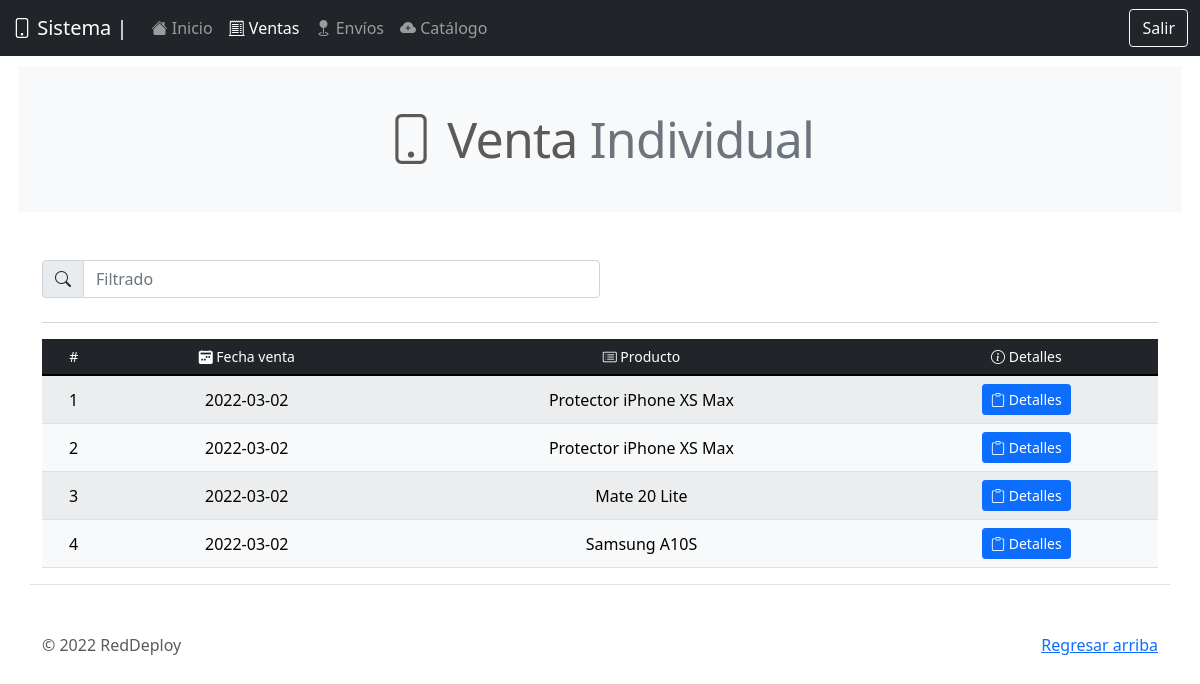
The page /be_/venta_individual.php?venta=8f3ak2ug8 on the database its author committed.
### tables this page shows
CREATE TABLE `venta_individual` (
  `id` int(11) NOT NULL,
  `producto` varchar(50) NOT NULL,
  `fecha_venta` date NOT NULL,
  `venta_gral` varchar(9) NOT NULL
);

### query/query_individual.php (called while the page is built)
<?php
include('qconn/qc.php');
$id = $_REQUEST['venta'];
    $sql = "SELECT * FROM venta_individual WHERE venta_gral = '$id' ORDER BY fecha_venta DESC LIMIT 20";
    $resultado_sql = $conn->query($sql);
?>

### be_/venta_individual.php (the view, shortened to what this page needs)
<!doctype html>
<html lang="en">
  <head>
    <link rel="stylesheet" href="https://cdn.jsdelivr.net/npm/bootstrap-icons@1.7.2/font/bootstrap-icons.css">
    <link href="../assets/dist/css/bootstrap.min.css" rel="stylesheet">
    <link href="../carousel.css" rel="stylesheet">
  </head>
  <body>
<header>
  <nav class="navbar navbar-expand-md navbar-dark fixed-top bg-dark">
    <div class="container-fluid">
      <a class="navbar-brand" href="#"><i class="bi bi-phone"></i> Sistema |</a>
      <div class="collapse navbar-collapse" id="navbarCollapse">
        <ul class="navbar-nav me-auto mb-2 mb-md-0">
          <li class="nav-item">
           <a class="nav-link" aria-current="page" href="dashboard.php"><i class="bi bi-house-fill"></i> Inicio</a>
          </li>
          <li class="nav-item">
            <a class="nav-link active" href="venta_gral.php"><i class="bi bi-receipt-cutoff"></i> Ventas</a>
          </li>
          <li class="nav-item">
            <a class="nav-link" href="envio.php"><i class="bi bi-geo-fill"></i> Envíos</a>
          </li>
          <li class="nav-item">
            <a class="nav-link" href="envio.php"><i class="bi bi-cloud-plus-fill"></i> Catálogo</a>
          </li>
        </ul>
        <form class="d-flex">
          <a href="prcd/sort.php" class="btn btn-outline-light" type="submit">Salir</a>
        </form>
      </div>
    </div>
  </nav>
</header>
<main>
  <h2 class="mb-5 bg-light p-5 text-center featurette-heading" style="margin:18px;"><i class="bi bi-phone"></i> Venta <span class="text-muted">Individual</span></h2>
<? include('../query/query_individual.php'); ?>
  <div class="container marketing mt-5 border-bottom">
  <div class="input-group mb-4 w-50">
    <span class="input-group-text" id="basic-addon1"><i class="bi bi-search"></i></span>
    <input type="text" class="form-control" placeholder="Filtrado" aria-label="Filtrado" aria-describedby="basic-addon1" id="myInput">
  </div>
  <hr>
    <table class="table  table-light table-striped mb-3 table-hover align-middle">
      <thead class="text-center table-dark align-middle">
        <tr>
          <th scope="col" class="h6"><small>#</small></th>
          <th scope="col" class="h6"><small><i class="bi bi-calendar2-week-fill"></i> Fecha venta</small></th>
          <th scope="col" class="h6"><small><i class="bi bi-card-list"></i> Producto</small></th>
          <th scope="col" class="h6"><small><i class="bi bi-info-circle"></i> Detalles</small></th>
        </tr>
      </thead>
      <tbody class="text-center" id="myTable">
        <?php
        $x = 0;
          while($row_sql = $resultado_sql->fetch_assoc()){
            $x++;
            echo'<tr>';
            echo'<td>'.$x.'</td>';
            echo'<td>'.$row_sql['fecha_venta'].'</td>';
            echo'<td class="text-center">'.$row_sql['producto'].'</td>';
            echo'<td class="text-center"><a href="" type="button" class="btn btn-primary btn-sm"><i class="bi bi-clipboard"></i> Detalles</a></td>';
            echo'</tr>';
          }
        ?>
      </tbody>
    </table>
  </div>
  <footer class="container mt-5">
    <p class="float-end"><a href="#">Regresar arriba</a></p>
    <p>&copy; 2022 RedDeploy</p>
  </footer>
</main>
  </body>
</html>

### carousel.css (style rules this page uses)
body { padding-top: 3rem; padding-bottom: 3rem; color: #5a5a5a; }
.featurette-heading { font-weight: 300; line-height: 1; letter-spacing: -.05rem; }
@media (min-width: 40em) { .featurette-heading { font-size: 50px; } }
@media (min-width: 62em) { .featurette-heading { margin-top: 7rem; } }

### rows shown on the page
venta_individual: fecha_venta "2022-03-02", producto "Protector iPhone XS Max"
venta_individual: fecha_venta "2022-03-02", producto "Protector iPhone XS Max"
venta_individual: fecha_venta "2022-03-02", producto "Mate 20 Lite"
venta_individual: fecha_venta "2022-03-02", producto "Samsung A10S"
